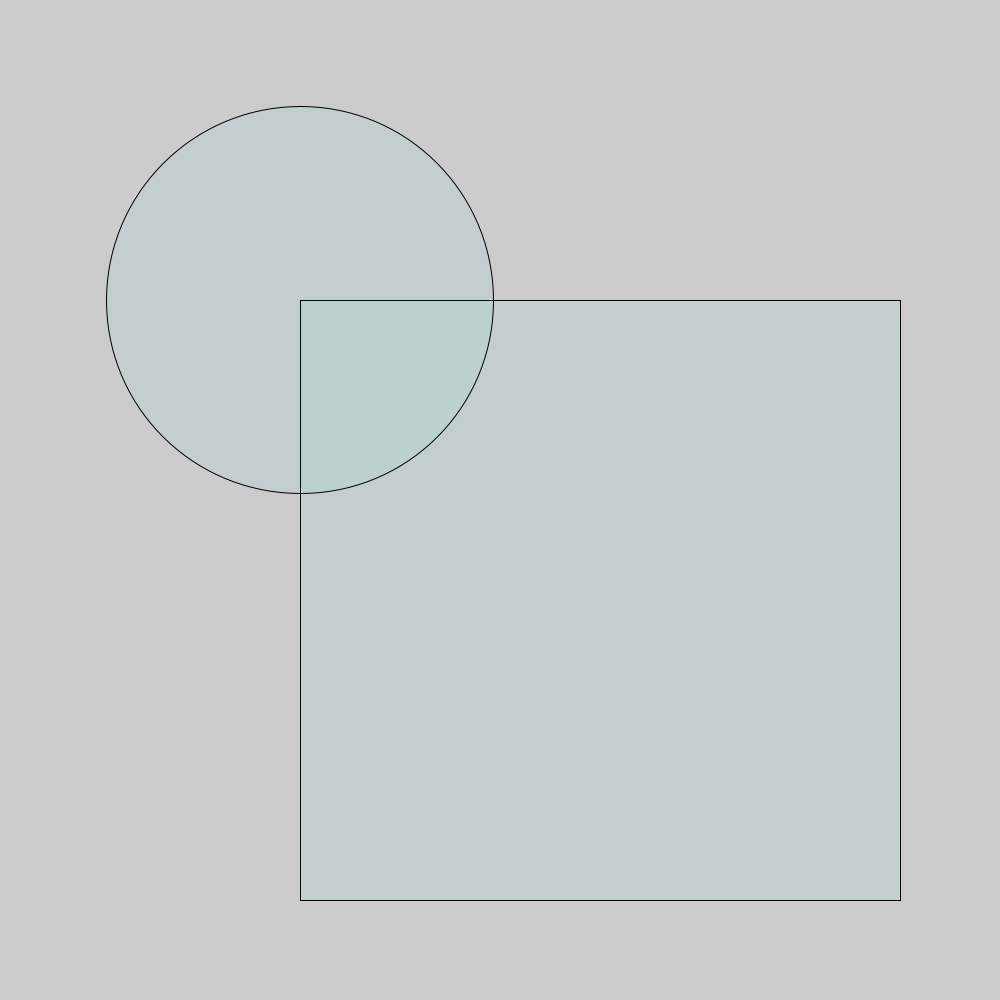
Frame 1 (no input)
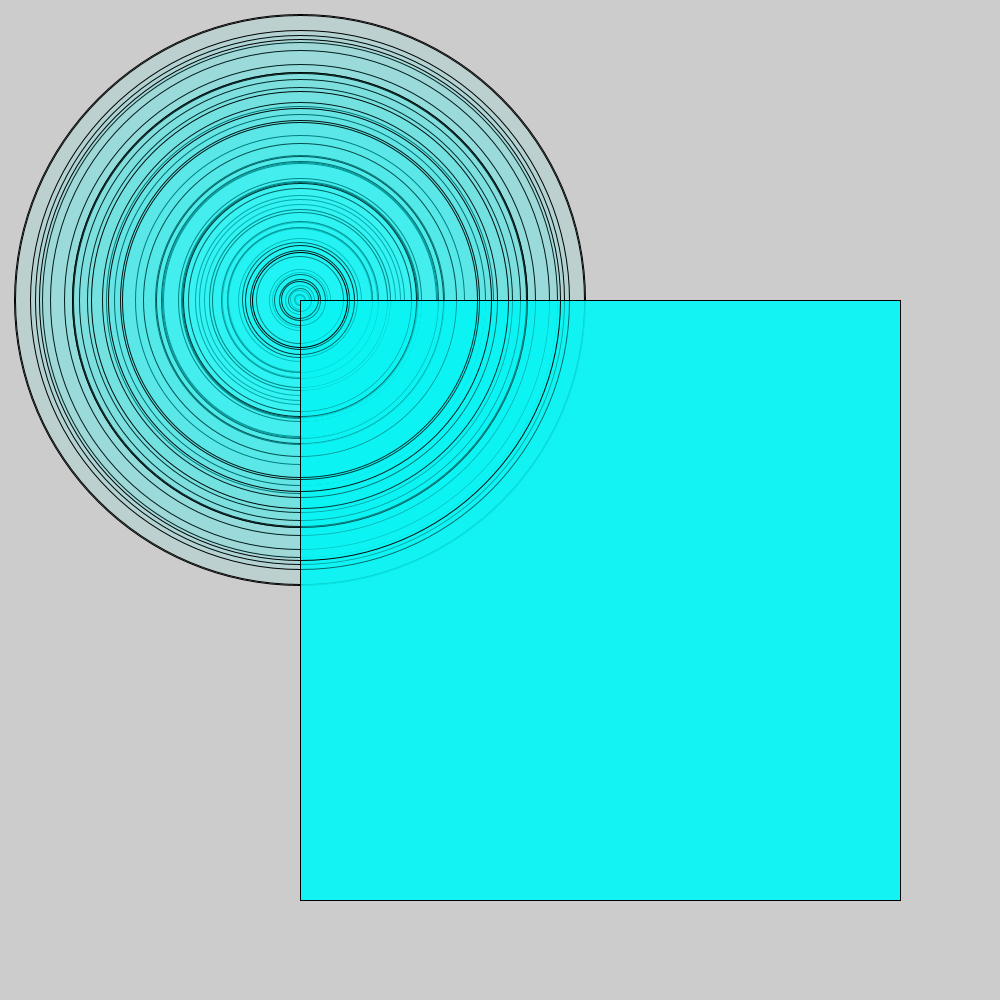
Frame 60 (the mouse pressed at the canvas centre just before this capture)
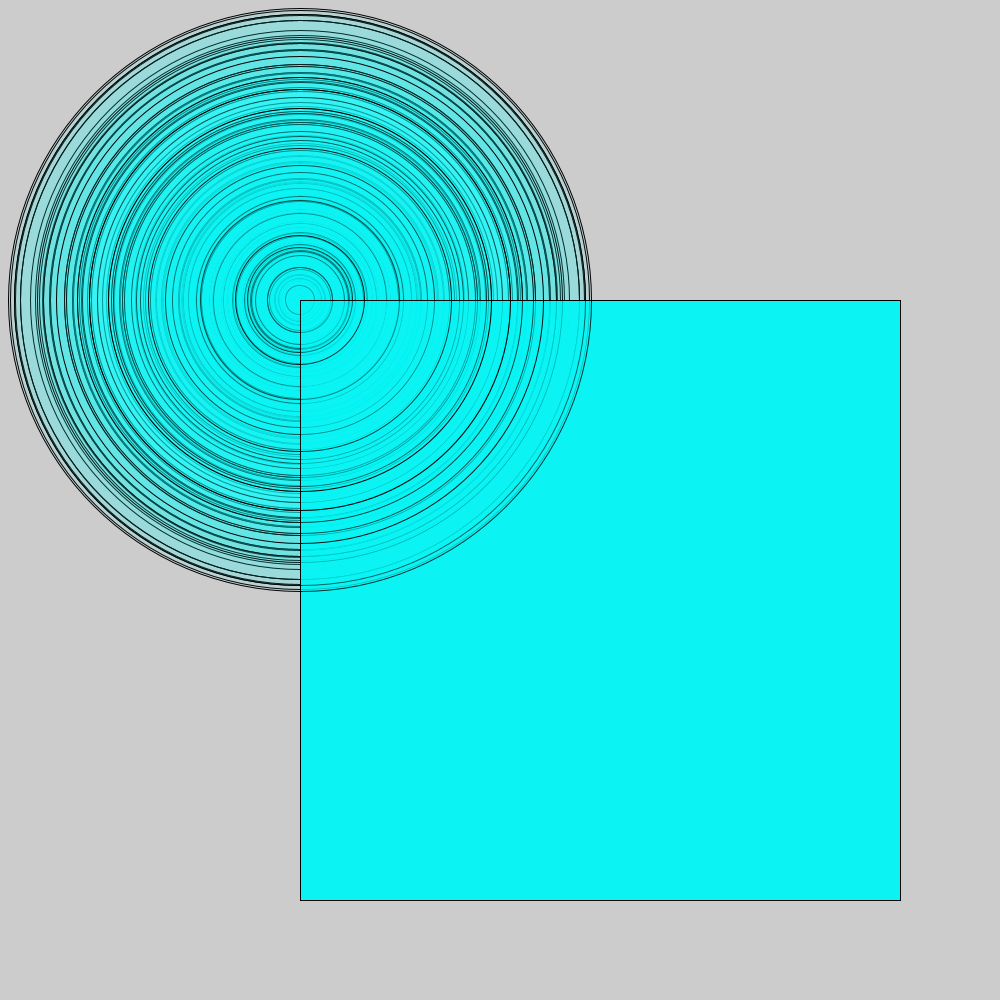
Frame 120 (the mouse held since frame 60 and released just before this capture)

The Processing sketch that drew these frames (run headless with seeded random() and noise(); from frame 60 on, the mouse is pressed at the canvas centre):

// Processing sketch: Hypnograph
// ── Hypnograph.pde
/*
Our first example
It makes random circles
*/

int screenX = 1000;
int screenY = 1000;
void setup ()
{
  println(screenX);
  //set window size
  size (1000, 1000);
  screenX = 600;
  screenY = 600;
}

void draw ()
{
  color background = color(0,255,255,10);
  fill(background);
  
  rect(300,300,screenX,screenY);
  circle(screenX/2,screenY/2, random(600));
}
